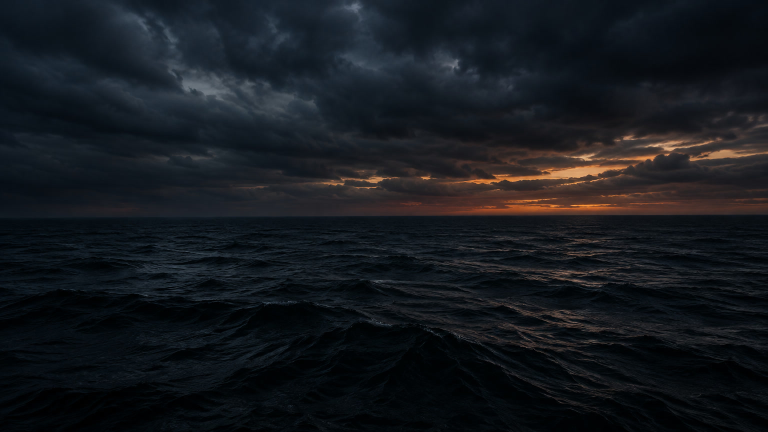
#> input picture studio/stories/bermuda/img_jpg/1.jpg, 1536 x 864 px (shown at 1/2 size)
$ python thumb.py
#> lines starting #> are read from the running program, lines starting #| are printed output that depends on the picture
# YouTube thumbnail (1280x720) from scene images + bold Arabic text.
from PIL import Image, ImageDraw, ImageFont, ImageFilter, ImageEnhance
W, H = 1280, 720
F = 'NotoNaskhArabic-Bold.ttf'
def font(sz): return ImageFont.truetype(F, sz, layout_engine=ImageFont.Layout.RAQM)
def text(d, xy, t, sz, fill, stroke=10, anchor='ra'):
    d.text(xy, t, font=font(sz), fill=fill, stroke_width=stroke, stroke_fill=(0, 0, 0), direction='rtl', language='ar', anchor=anchor)
bg = Image.open('img_jpg/1.jpg').convert('RGB').resize((W, H), Image.LANCZOS)
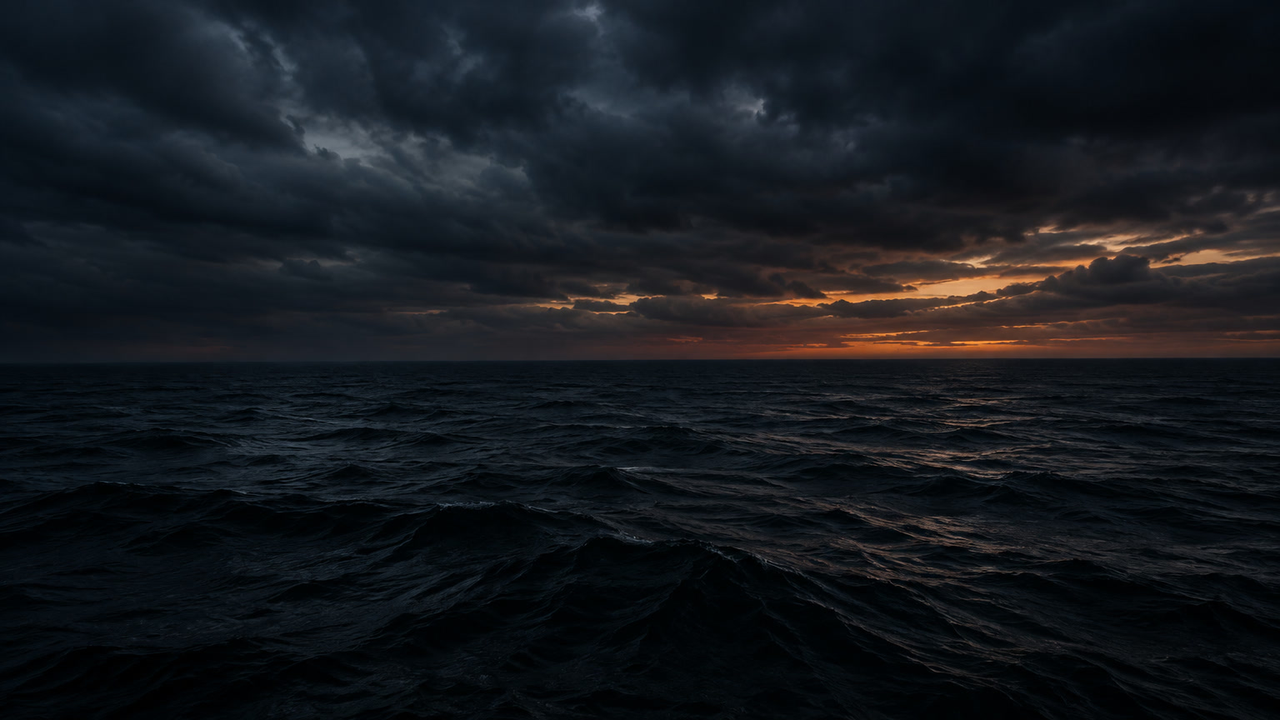
#> bg: PIL image 1280x720 RGB; mean R, G, B 21.2, 24.9, 29.6
bg = ImageEnhance.Contrast(ImageEnhance.Color(bg).enhance(1.25)).enhance(1.1)
# dark gradient on the right for text
ov = Image.new('L', (W, H), 0); g = ImageDraw.Draw(ov)
#> after `ov = Image.new('L', (W, H), 0)`: ov: PIL image 1280x720 L; every value is 0
for x in range(W):
    g.line([(x, 0), (x, H)], fill=int(max(0, (x - 520) / (W - 520)) * 190))
bg.paste(Image.new('RGB', (W, H), (0, 0, 0)), (0, 0), ov)
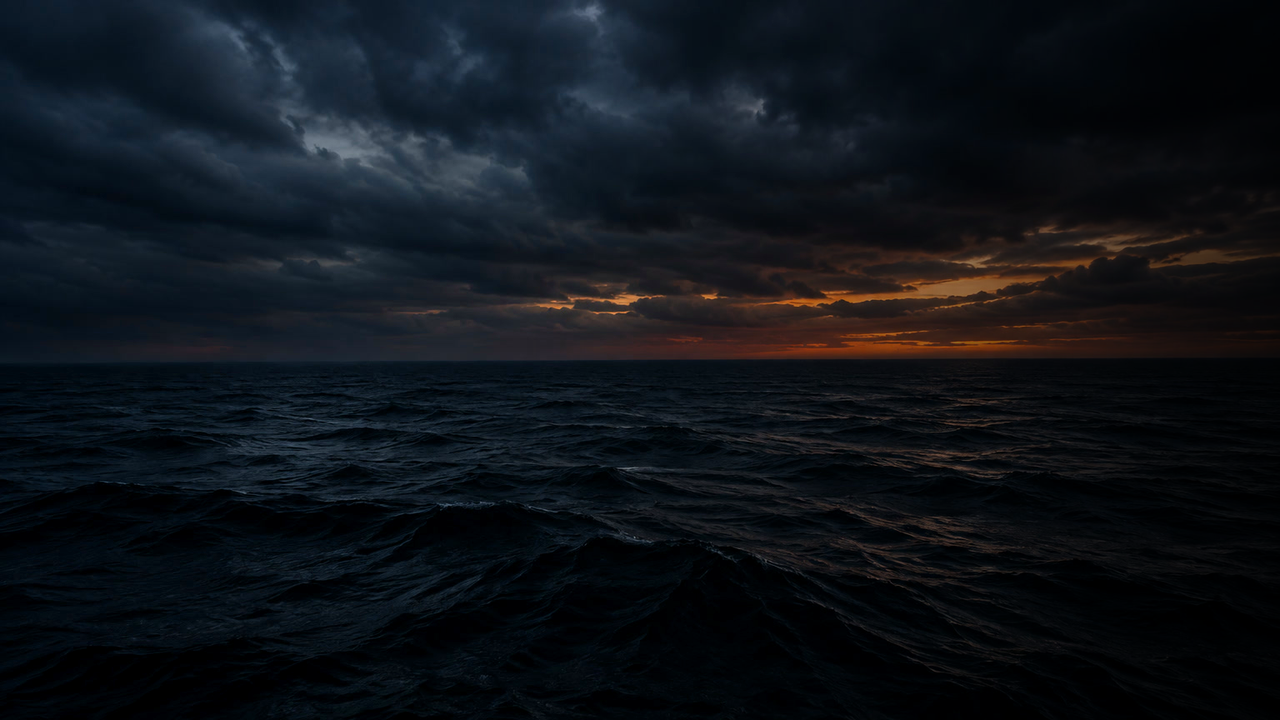
#> bg: PIL image 1280x720 RGB; mean R, G, B 14.4, 19, 24.8
d = ImageDraw.Draw(bg)
text(d, (W - 40, 15), '٥ طيارات', 140, (255, 255, 255), 12)
text(d, (W - 40, 190), 'اختفت', 150, (255, 214, 60), 12)
text(d, (W - 40, 365), 'بالبحر!', 160, (255, 80, 60), 11)
# small "قصة حقيقية" tag
tag = 'قصة حقيقية'; f = font(46); bb = d.textbbox((0, 0), tag, font=f, direction='rtl', language='ar')
#> after `bb = d.textbbox((0, 0), tag, font=f, direction='rtl', language='ar')`: bb = (0, 13, 229, 50)
tw, th = bb[2] - bb[0], bb[3] - bb[1]
#> tw = 229; th = 37
d.rounded_rectangle([W - 40 - tw - 40, 600, W - 40, 600 + th + 34], 14, fill=(200, 20, 30))
d.text((W - 60, 612), tag, font=f, fill=(255, 255, 255), direction='rtl', language='ar', anchor='ra')
bg.save('thumb.jpg', quality=92)
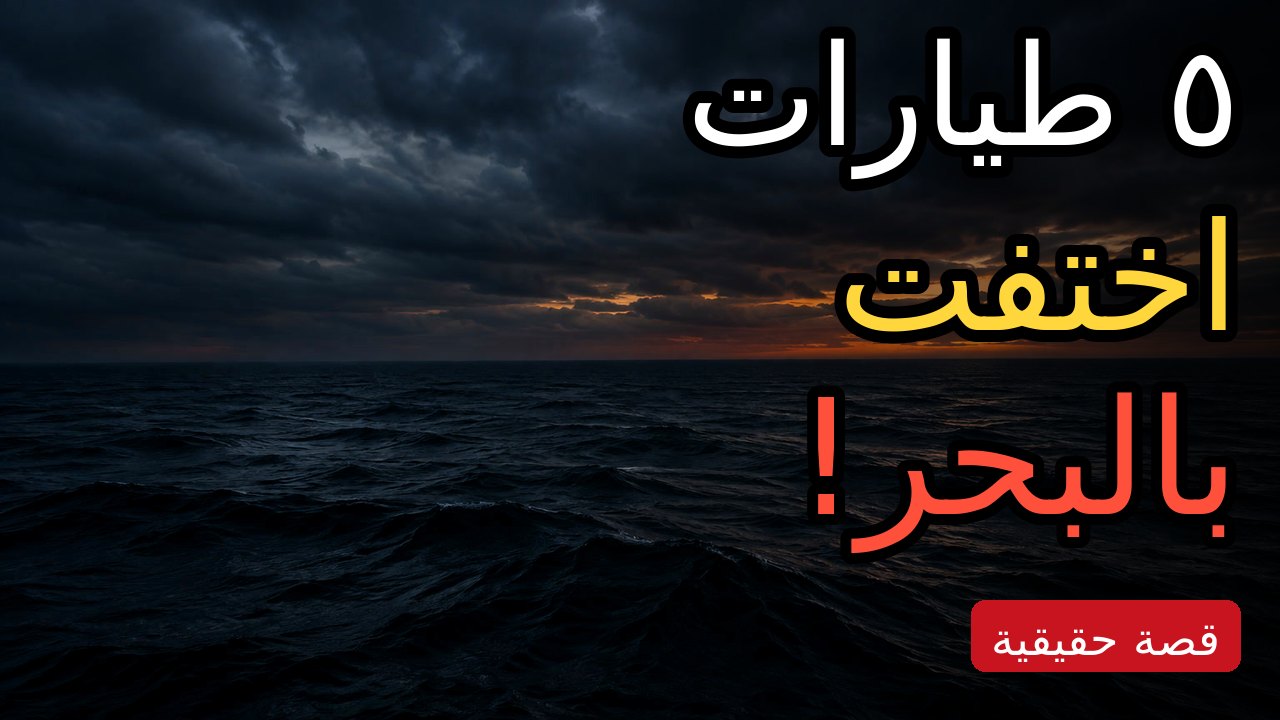
#> saved as thumb.jpg: PIL image 1280x720 RGB; mean R, G, B 26.5, 25, 28.7

$ run again, with studio/stories/bermuda/img_jpg/11.jpg copied over studio/stories/bermuda/img_jpg/1.jpg
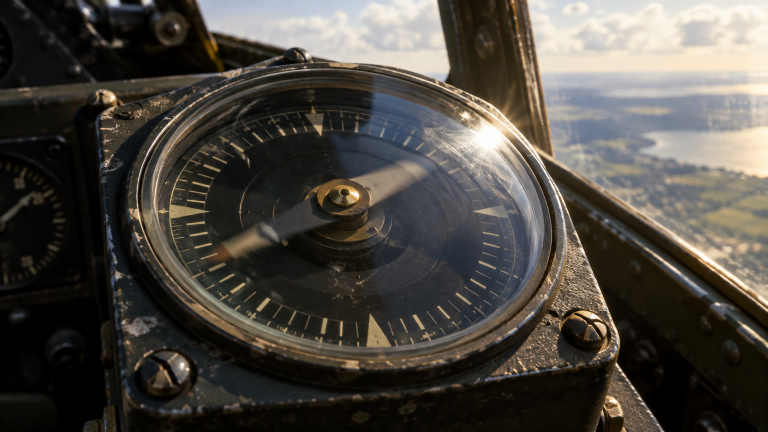
#> input picture studio/stories/bermuda/img_jpg/11.jpg, 1536 x 864 px (shown at 1/2 size)
#> ov: PIL image 1280x720 L; every value is 0
#> `bg.paste(Image.new('RGB', (W, H), (0, 0, 0)), (0, 0), ov)`:
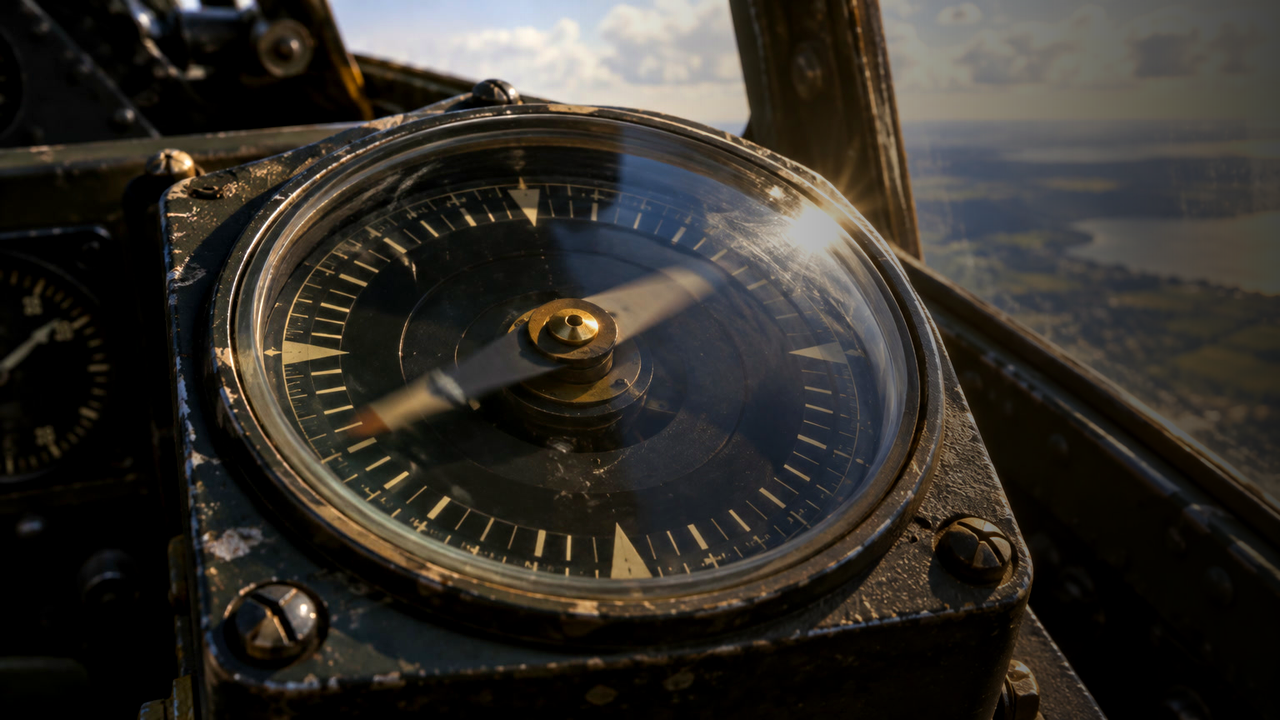
#> bg: PIL image 1280x720 RGB; mean R, G, B 51.8, 48.2, 42.6
#> bb = (0, 13, 229, 50)
#> tw = 229; th = 37
#> `bg.save('thumb.jpg', quality=92)`:
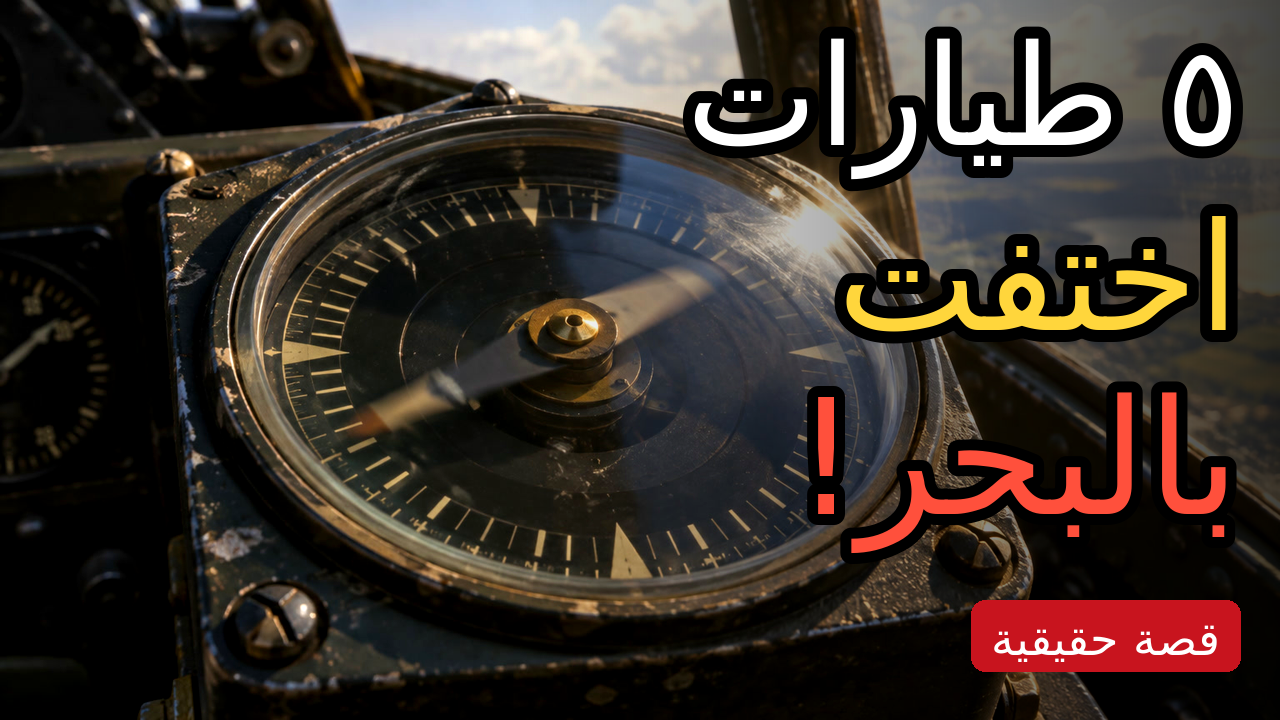
#> saved as thumb.jpg: PIL image 1280x720 RGB; mean R, G, B 57.7, 48.5, 42.1
